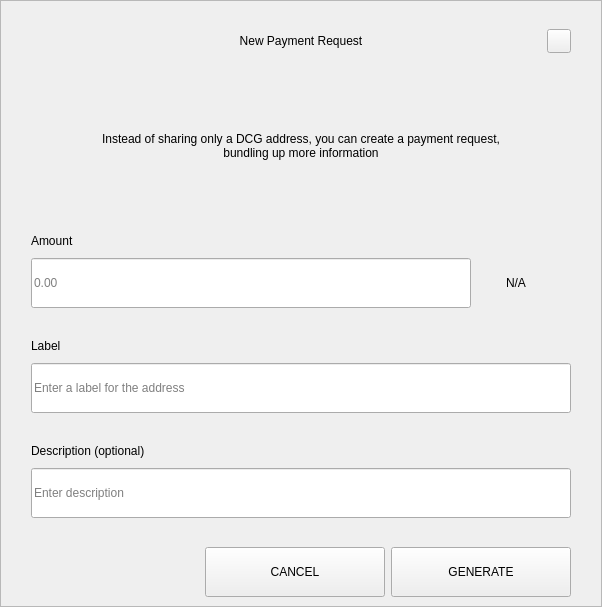
<?xml version="1.0" encoding="UTF-8"?>
<ui version="4.0">
 <class>RequestDialog</class>
 <widget class="QDialog" name="RequestDialog">
  <property name="geometry">
   <rect>
    <x>0</x>
    <y>0</y>
    <width>602</width>
    <height>607</height>
   </rect>
  </property>
  <property name="windowTitle">
   <string notr="true">N/A</string>
  </property>
  <layout class="QVBoxLayout" name="verticalLayout_5">
   <property name="spacing">
    <number>0</number>
   </property>
   <property name="leftMargin">
    <number>0</number>
   </property>
   <property name="topMargin">
    <number>0</number>
   </property>
   <property name="rightMargin">
    <number>0</number>
   </property>
   <property name="bottomMargin">
    <number>0</number>
   </property>
   <item>
    <widget class="QFrame" name="frame">
     <property name="styleSheet">
      <string notr="true"/>
     </property>
     <property name="frameShape">
      <enum>QFrame::StyledPanel</enum>
     </property>
     <property name="frameShadow">
      <enum>QFrame::Raised</enum>
     </property>
     <layout class="QVBoxLayout" name="verticalLayout_4" stretch="1,0,0">
      <property name="spacing">
       <number>0</number>
      </property>
      <property name="leftMargin">
       <number>30</number>
      </property>
      <property name="topMargin">
       <number>20</number>
      </property>
      <property name="rightMargin">
       <number>30</number>
      </property>
      <property name="bottomMargin">
       <number>0</number>
      </property>
      <item>
       <layout class="QHBoxLayout" name="horizontalLayout_3">
        <property name="spacing">
         <number>0</number>
        </property>
        <item>
         <spacer name="horizontalSpacer_21">
          <property name="orientation">
           <enum>Qt::Horizontal</enum>
          </property>
          <property name="sizeHint" stdset="0">
           <size>
            <width>40</width>
            <height>20</height>
           </size>
          </property>
         </spacer>
        </item>
        <item>
         <widget class="QLabel" name="labelTitle">
          <property name="minimumSize">
           <size>
            <width>0</width>
            <height>40</height>
           </size>
          </property>
          <property name="maximumSize">
           <size>
            <width>16777215</width>
            <height>40</height>
           </size>
          </property>
          <property name="styleSheet">
           <string notr="true">padding-left:24px;</string>
          </property>
          <property name="text">
           <string>New Payment Request</string>
          </property>
          <property name="alignment">
           <set>Qt::AlignCenter</set>
          </property>
          <property name="margin">
           <number>7</number>
          </property>
         </widget>
        </item>
        <item>
         <spacer name="horizontalSpacer">
          <property name="orientation">
           <enum>Qt::Horizontal</enum>
          </property>
          <property name="sizeHint" stdset="0">
           <size>
            <width>40</width>
            <height>20</height>
           </size>
          </property>
         </spacer>
        </item>
        <item>
         <widget class="QPushButton" name="btnEsc">
          <property name="minimumSize">
           <size>
            <width>24</width>
            <height>24</height>
           </size>
          </property>
          <property name="maximumSize">
           <size>
            <width>24</width>
            <height>24</height>
           </size>
          </property>
          <property name="focusPolicy">
           <enum>Qt::NoFocus</enum>
          </property>
          <property name="text">
           <string/>
          </property>
         </widget>
        </item>
       </layout>
      </item>
      <item>
       <widget class="QStackedWidget" name="stack">
        <property name="minimumSize">
         <size>
          <width>540</width>
          <height>0</height>
         </size>
        </property>
        <property name="maximumSize">
         <size>
          <width>540</width>
          <height>16777215</height>
         </size>
        </property>
        <property name="currentIndex">
         <number>0</number>
        </property>
        <widget class="QWidget" name="page_1">
         <property name="minimumSize">
          <size>
           <width>540</width>
           <height>0</height>
          </size>
         </property>
         <property name="maximumSize">
          <size>
           <width>540</width>
           <height>16777215</height>
          </size>
         </property>
         <layout class="QVBoxLayout" name="layout1">
          <property name="spacing">
           <number>0</number>
          </property>
          <property name="leftMargin">
           <number>0</number>
          </property>
          <property name="topMargin">
           <number>0</number>
          </property>
          <property name="rightMargin">
           <number>0</number>
          </property>
          <property name="bottomMargin">
           <number>0</number>
          </property>
          <item>
           <spacer name="verticalSpacer_21">
            <property name="orientation">
             <enum>Qt::Vertical</enum>
            </property>
            <property name="sizeType">
             <enum>QSizePolicy::Fixed</enum>
            </property>
            <property name="sizeHint" stdset="0">
             <size>
              <width>20</width>
              <height>30</height>
             </size>
            </property>
           </spacer>
          </item>
          <item alignment="Qt::AlignHCenter">
           <widget class="QLabel" name="labelMessage">
            <property name="minimumSize">
             <size>
              <width>400</width>
              <height>50</height>
             </size>
            </property>
            <property name="text">
             <string>Instead of sharing only a DCG address, you can create a payment request, bundling up more information</string>
            </property>
            <property name="alignment">
             <set>Qt::AlignCenter</set>
            </property>
            <property name="wordWrap">
             <bool>true</bool>
            </property>
           </widget>
          </item>
          <item alignment="Qt::AlignBottom">
           <widget class="QWidget" name="containerAmount" native="true">
            <layout class="QVBoxLayout" name="verticalLayout">
             <property name="spacing">
              <number>9</number>
             </property>
             <property name="leftMargin">
              <number>0</number>
             </property>
             <property name="topMargin">
              <number>0</number>
             </property>
             <property name="rightMargin">
              <number>0</number>
             </property>
             <property name="bottomMargin">
              <number>0</number>
             </property>
             <item>
              <widget class="QLabel" name="labelSubtitleAmount">
               <property name="minimumSize">
                <size>
                 <width>350</width>
                 <height>16</height>
                </size>
               </property>
               <property name="maximumSize">
                <size>
                 <width>16777215</width>
                 <height>16</height>
                </size>
               </property>
               <property name="text">
                <string>Amount</string>
               </property>
              </widget>
             </item>
             <item alignment="Qt::AlignTop">
              <widget class="QWidget" name="layoutAmount" native="true">
               <layout class="QHBoxLayout" name="horizontalLayout" stretch="2,0">
                <property name="spacing">
                 <number>0</number>
                </property>
                <property name="leftMargin">
                 <number>0</number>
                </property>
                <property name="topMargin">
                 <number>0</number>
                </property>
                <property name="rightMargin">
                 <number>0</number>
                </property>
                <property name="bottomMargin">
                 <number>0</number>
                </property>
                <item>
                 <widget class="QLineEdit" name="lineEditAmount">
                  <property name="minimumSize">
                   <size>
                    <width>0</width>
                    <height>50</height>
                   </size>
                  </property>
                  <property name="maximumSize">
                   <size>
                    <width>16777215</width>
                    <height>50</height>
                   </size>
                  </property>
                  <property name="placeholderText">
                   <string notr="true">0.00</string>
                  </property>
                 </widget>
                </item>
                <item>
                 <widget class="QWidget" name="comboContainer" native="true">
                  <property name="minimumSize">
                   <size>
                    <width>100</width>
                    <height>50</height>
                   </size>
                  </property>
                  <property name="maximumSize">
                   <size>
                    <width>16777215</width>
                    <height>50</height>
                   </size>
                  </property>
                  <layout class="QHBoxLayout" name="horizontalLayout_31">
                   <property name="spacing">
                    <number>0</number>
                   </property>
                   <property name="leftMargin">
                    <number>0</number>
                   </property>
                   <property name="topMargin">
                    <number>0</number>
                   </property>
                   <property name="rightMargin">
                    <number>10</number>
                   </property>
                   <property name="bottomMargin">
                    <number>0</number>
                   </property>
                   <item>
                    <widget class="QLabel" name="comboBoxCoin">
                     <property name="text">
                      <string notr="true">N/A</string>
                     </property>
                     <property name="alignment">
                      <set>Qt::AlignCenter</set>
                     </property>
                    </widget>
                   </item>
                  </layout>
                 </widget>
                </item>
               </layout>
              </widget>
             </item>
            </layout>
           </widget>
          </item>
          <item>
           <spacer name="verticalSpacer_31">
            <property name="orientation">
             <enum>Qt::Vertical</enum>
            </property>
            <property name="sizeType">
             <enum>QSizePolicy::Fixed</enum>
            </property>
            <property name="sizeHint" stdset="0">
             <size>
              <width>20</width>
              <height>30</height>
             </size>
            </property>
           </spacer>
          </item>
          <item>
           <layout class="QVBoxLayout" name="verticalLayoutLabel">
            <property name="spacing">
             <number>9</number>
            </property>
            <item>
             <widget class="QLabel" name="labelSubtitleLabel">
              <property name="minimumSize">
               <size>
                <width>0</width>
                <height>16</height>
               </size>
              </property>
              <property name="maximumSize">
               <size>
                <width>16777215</width>
                <height>16</height>
               </size>
              </property>
              <property name="text">
               <string>Label</string>
              </property>
             </widget>
            </item>
            <item>
             <widget class="QLineEdit" name="lineEditLabel">
              <property name="minimumSize">
               <size>
                <width>0</width>
                <height>50</height>
               </size>
              </property>
              <property name="maximumSize">
               <size>
                <width>16777215</width>
                <height>50</height>
               </size>
              </property>
              <property name="placeholderText">
               <string>Enter a label for the address</string>
              </property>
             </widget>
            </item>
           </layout>
          </item>
          <item>
           <spacer name="verticalSpacer_34">
            <property name="orientation">
             <enum>Qt::Vertical</enum>
            </property>
            <property name="sizeType">
             <enum>QSizePolicy::Fixed</enum>
            </property>
            <property name="sizeHint" stdset="0">
             <size>
              <width>20</width>
              <height>30</height>
             </size>
            </property>
           </spacer>
          </item>
          <item>
           <layout class="QVBoxLayout" name="verticalLayoutDescription">
            <property name="spacing">
             <number>9</number>
            </property>
            <item>
             <widget class="QLabel" name="labelSubtitleDescription">
              <property name="minimumSize">
               <size>
                <width>0</width>
                <height>16</height>
               </size>
              </property>
              <property name="maximumSize">
               <size>
                <width>16777215</width>
                <height>16</height>
               </size>
              </property>
              <property name="text">
               <string>Description (optional)</string>
              </property>
             </widget>
            </item>
            <item>
             <widget class="QLineEdit" name="lineEditDescription">
              <property name="minimumSize">
               <size>
                <width>0</width>
                <height>50</height>
               </size>
              </property>
              <property name="maximumSize">
               <size>
                <width>16777215</width>
                <height>50</height>
               </size>
              </property>
              <property name="placeholderText">
               <string>Enter description</string>
              </property>
             </widget>
            </item>
            <item>
             <spacer name="verticalSpacer_4">
              <property name="orientation">
               <enum>Qt::Vertical</enum>
              </property>
              <property name="sizeType">
               <enum>QSizePolicy::Fixed</enum>
              </property>
              <property name="sizeHint" stdset="0">
               <size>
                <width>20</width>
                <height>20</height>
               </size>
              </property>
             </spacer>
            </item>
           </layout>
          </item>
         </layout>
        </widget>
        <widget class="QWidget" name="page_2">
         <layout class="QVBoxLayout" name="layout2">
          <item>
           <spacer name="verticalSpacer_5">
            <property name="orientation">
             <enum>Qt::Vertical</enum>
            </property>
            <property name="sizeType">
             <enum>QSizePolicy::Fixed</enum>
            </property>
            <property name="sizeHint" stdset="0">
             <size>
              <width>20</width>
              <height>50</height>
             </size>
            </property>
           </spacer>
          </item>
          <item alignment="Qt::AlignHCenter">
           <widget class="QLabel" name="labelQrImg">
            <property name="minimumSize">
             <size>
              <width>260</width>
              <height>260</height>
             </size>
            </property>
            <property name="maximumSize">
             <size>
              <width>260</width>
              <height>260</height>
             </size>
            </property>
            <property name="text">
             <string/>
            </property>
            <property name="alignment">
             <set>Qt::AlignCenter</set>
            </property>
           </widget>
          </item>
          <item>
           <spacer name="verticalSpacer_2">
            <property name="orientation">
             <enum>Qt::Vertical</enum>
            </property>
            <property name="sizeType">
             <enum>QSizePolicy::Fixed</enum>
            </property>
            <property name="sizeHint" stdset="0">
             <size>
              <width>20</width>
              <height>30</height>
             </size>
            </property>
           </spacer>
          </item>
          <item alignment="Qt::AlignHCenter">
           <widget class="QLabel" name="labelAddress">
            <property name="text">
             <string notr="true">N/A </string>
            </property>
           </widget>
          </item>
          <item>
           <spacer name="verticalSpacer_32">
            <property name="orientation">
             <enum>Qt::Vertical</enum>
            </property>
            <property name="sizeType">
             <enum>QSizePolicy::Expanding</enum>
            </property>
            <property name="sizeHint" stdset="0">
             <size>
              <width>20</width>
              <height>20</height>
             </size>
            </property>
           </spacer>
          </item>
          <item>
           <layout class="QHBoxLayout" name="horizontal">
            <property name="leftMargin">
             <number>20</number>
            </property>
            <property name="rightMargin">
             <number>20</number>
            </property>
            <property name="bottomMargin">
             <number>20</number>
            </property>
            <item>
             <spacer name="horizontalSpacer_4">
              <property name="orientation">
               <enum>Qt::Horizontal</enum>
              </property>
              <property name="sizeHint" stdset="0">
               <size>
                <width>40</width>
                <height>20</height>
               </size>
              </property>
             </spacer>
            </item>
            <item>
             <widget class="QPushButton" name="btnCopyAddress">
              <property name="minimumSize">
               <size>
                <width>180</width>
                <height>50</height>
               </size>
              </property>
              <property name="text">
               <string>COPY ADDRESS</string>
              </property>
             </widget>
            </item>
            <item>
             <widget class="QPushButton" name="btnCopyUrl">
              <property name="minimumSize">
               <size>
                <width>180</width>
                <height>50</height>
               </size>
              </property>
              <property name="text">
               <string>COPY URL</string>
              </property>
             </widget>
            </item>
            <item>
             <spacer name="horizontalSpacer_2">
              <property name="orientation">
               <enum>Qt::Horizontal</enum>
              </property>
              <property name="sizeHint" stdset="0">
               <size>
                <width>40</width>
                <height>20</height>
               </size>
              </property>
             </spacer>
            </item>
           </layout>
          </item>
         </layout>
        </widget>
       </widget>
      </item>
      <item>
       <widget class="QWidget" name="buttonsStack" native="true">
        <layout class="QHBoxLayout" name="horizontalLayout_5">
         <property name="leftMargin">
          <number>20</number>
         </property>
         <property name="rightMargin">
          <number>0</number>
         </property>
         <item>
          <spacer name="horizontalSpacer_41">
           <property name="orientation">
            <enum>Qt::Horizontal</enum>
           </property>
           <property name="sizeHint" stdset="0">
            <size>
             <width>40</width>
             <height>20</height>
            </size>
           </property>
          </spacer>
         </item>
         <item>
          <widget class="QPushButton" name="btnCancel">
           <property name="minimumSize">
            <size>
             <width>180</width>
             <height>50</height>
            </size>
           </property>
           <property name="focusPolicy">
            <enum>Qt::NoFocus</enum>
           </property>
           <property name="text">
            <string>CANCEL</string>
           </property>
          </widget>
         </item>
         <item>
          <widget class="QPushButton" name="btnSave">
           <property name="minimumSize">
            <size>
             <width>180</width>
             <height>50</height>
            </size>
           </property>
           <property name="focusPolicy">
            <enum>Qt::NoFocus</enum>
           </property>
           <property name="text">
            <string>GENERATE</string>
           </property>
          </widget>
         </item>
        </layout>
       </widget>
      </item>
     </layout>
    </widget>
   </item>
  </layout>
 </widget>
 <resources/>
 <connections/>
</ui>
